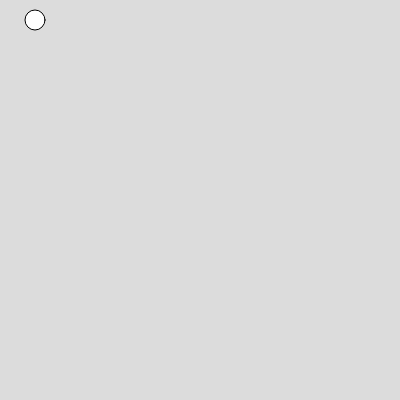
Frame 1 (no input)
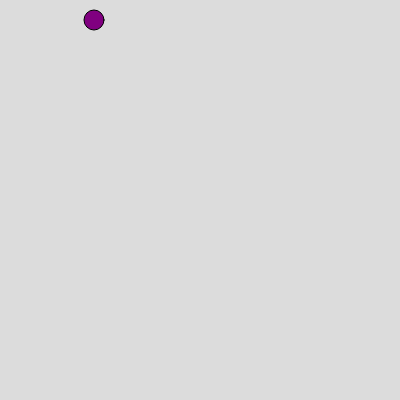
Frame 60 (no input)
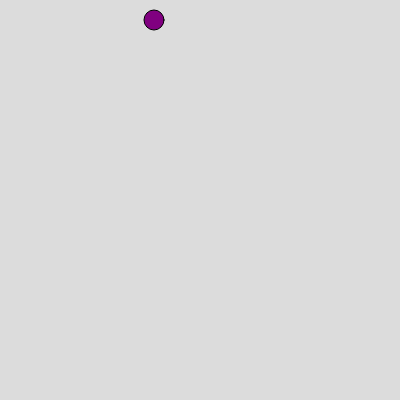
Frame 120 (the mouse pressed at the canvas centre since frame 60)

The p5.js sketch that drew these frames (run headless with seeded random() and noise() and a simulated clock; from frame 60 on, the mouse is pressed at the canvas centre):

// p5.js sketch
// ── sketch.js
var ball = {
x: 35,
y: 20,
r: 20,
xspeed: 0,
yspeed: 0,
color: ["blue","green","red","yellow","purple"]
}
function setup() {
  createCanvas(400, 400);
}

function draw() {
  background(220);
  circle(ball.x,ball.y,ball.r)
  fill (ball.color[4])
  ball.xspeed = 1
  ball.x = ball.x+ball.xspeed
}
